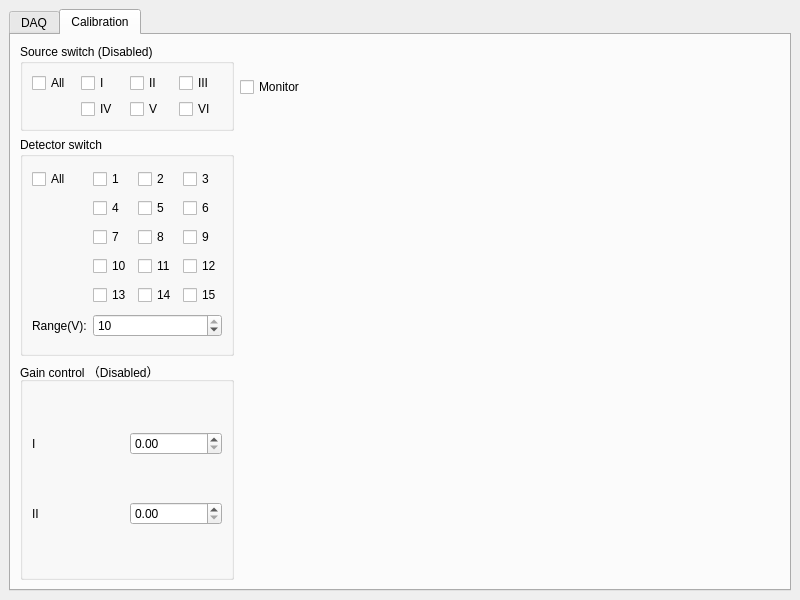
<?xml version="1.0" encoding="UTF-8"?>
<ui version="4.0">
 <class>MainWindow</class>
 <widget class="QMainWindow" name="MainWindow">
  <property name="geometry">
   <rect>
    <x>0</x>
    <y>0</y>
    <width>800</width>
    <height>600</height>
   </rect>
  </property>
  <property name="windowTitle">
   <string>Zhu lab USDOT</string>
  </property>
  <widget class="QWidget" name="centralwidget">
   <layout class="QGridLayout" name="gridLayout_5">
    <item row="0" column="0">
     <widget class="QTabWidget" name="tabWidget">
      <property name="currentIndex">
       <number>1</number>
      </property>
      <widget class="QWidget" name="tab">
       <attribute name="title">
        <string>DAQ</string>
       </attribute>
       <layout class="QGridLayout" name="gridLayout_4">
        <item row="0" column="1">
         <widget class="QGroupBox" name="groupBox_2">
          <property name="title">
           <string>Control (Disabled)</string>
          </property>
          <layout class="QGridLayout" name="gridLayout_2">
           <item row="0" column="1">
            <widget class="QComboBox" name="ldTarget">
             <item>
              <property name="text">
               <string>Target</string>
              </property>
             </item>
             <item>
              <property name="text">
               <string>Reference</string>
              </property>
             </item>
             <item>
              <property name="text">
               <string>Phantom</string>
              </property>
             </item>
            </widget>
           </item>
           <item row="0" column="0">
            <widget class="QCheckBox" name="ldTrig">
             <property name="text">
              <string>Data Acquisition</string>
             </property>
            </widget>
           </item>
          </layout>
         </widget>
        </item>
        <item row="1" column="1">
         <widget class="QGroupBox" name="groupBox_4">
          <property name="title">
           <string>Ultrasound Capture (Disabled)</string>
          </property>
          <layout class="QGridLayout" name="gridLayout_3">
           <item row="0" column="0">
            <widget class="QPushButton" name="pushButton_2">
             <property name="text">
              <string>Save frame</string>
             </property>
            </widget>
           </item>
           <item row="0" column="1">
            <spacer name="horizontalSpacer">
             <property name="orientation">
              <enum>Qt::Orientation::Horizontal</enum>
             </property>
             <property name="sizeHint" stdset="0">
              <size>
               <width>40</width>
               <height>20</height>
              </size>
             </property>
            </spacer>
           </item>
           <item row="1" column="0" colspan="2">
            <widget class="QTextBrowser" name="textBrowser">
             <property name="html">
              <string>&lt;!DOCTYPE HTML PUBLIC &quot;-//W3C//DTD HTML 4.0//EN&quot; &quot;http://www.w3.org/TR/REC-html40/strict.dtd&quot;&gt;
&lt;html&gt;&lt;head&gt;&lt;meta name=&quot;qrichtext&quot; content=&quot;1&quot; /&gt;&lt;meta charset=&quot;utf-8&quot; /&gt;&lt;style type=&quot;text/css&quot;&gt;
p, li { white-space: pre-wrap; }
hr { height: 1px; border-width: 0; }
li.unchecked::marker { content: &quot;\2610&quot;; }
li.checked::marker { content: &quot;\2612&quot;; }
&lt;/style&gt;&lt;/head&gt;&lt;body style=&quot; font-family:'Segoe UI'; font-size:9pt; font-weight:400; font-style:normal;&quot;&gt;
&lt;p style=&quot; margin-top:0px; margin-bottom:0px; margin-left:0px; margin-right:0px; -qt-block-indent:0; text-indent:0px;&quot;&gt;Ultrasound Image&lt;/p&gt;&lt;/body&gt;&lt;/html&gt;</string>
             </property>
            </widget>
           </item>
          </layout>
         </widget>
        </item>
        <item row="0" column="0">
         <widget class="QGroupBox" name="groupBox">
          <property name="title">
           <string>Wifi</string>
          </property>
          <layout class="QGridLayout" name="gridLayout">
           <item row="0" column="0">
            <widget class="QPushButton" name="wifiConnection">
             <property name="text">
              <string>Check Connection</string>
             </property>
             <property name="checkable">
              <bool>true</bool>
             </property>
             <property name="autoDefault">
              <bool>false</bool>
             </property>
             <property name="default">
              <bool>false</bool>
             </property>
             <property name="flat">
              <bool>false</bool>
             </property>
            </widget>
           </item>
           <item row="1" column="0">
            <widget class="QCheckBox" name="wifiState">
             <property name="enabled">
              <bool>false</bool>
             </property>
             <property name="text">
              <string>Offline</string>
             </property>
             <property name="checkable">
              <bool>true</bool>
             </property>
             <property name="tristate">
              <bool>true</bool>
             </property>
            </widget>
           </item>
          </layout>
         </widget>
        </item>
       </layout>
      </widget>
      <widget class="QWidget" name="tab_2">
       <attribute name="title">
        <string>Calibration</string>
       </attribute>
       <layout class="QGridLayout" name="gridLayout_7">
        <item row="0" column="1">
         <widget class="QCheckBox" name="monitor">
          <property name="text">
           <string>Monitor</string>
          </property>
         </widget>
        </item>
        <item row="1" column="0">
         <widget class="QGroupBox" name="groupBox_8">
          <property name="title">
           <string>Detector switch</string>
          </property>
          <layout class="QGridLayout" name="gridLayout_11">
           <item row="3" column="1">
            <widget class="QCheckBox" name="CH10">
             <property name="text">
              <string>10</string>
             </property>
            </widget>
           </item>
           <item row="0" column="0">
            <widget class="QCheckBox" name="CHALL">
             <property name="text">
              <string>All</string>
             </property>
            </widget>
           </item>
           <item row="3" column="2">
            <widget class="QCheckBox" name="CH11">
             <property name="text">
              <string>11</string>
             </property>
            </widget>
           </item>
           <item row="4" column="1">
            <widget class="QCheckBox" name="CH13">
             <property name="text">
              <string>13</string>
             </property>
            </widget>
           </item>
           <item row="2" column="1">
            <widget class="QCheckBox" name="CH7">
             <property name="text">
              <string>7</string>
             </property>
            </widget>
           </item>
           <item row="2" column="3">
            <widget class="QCheckBox" name="CH9">
             <property name="text">
              <string>9</string>
             </property>
            </widget>
           </item>
           <item row="3" column="3">
            <widget class="QCheckBox" name="CH12">
             <property name="text">
              <string>12</string>
             </property>
            </widget>
           </item>
           <item row="1" column="1">
            <widget class="QCheckBox" name="CH4">
             <property name="text">
              <string>4</string>
             </property>
            </widget>
           </item>
           <item row="1" column="2">
            <widget class="QCheckBox" name="CH5">
             <property name="text">
              <string>5</string>
             </property>
            </widget>
           </item>
           <item row="4" column="2">
            <widget class="QCheckBox" name="CH14">
             <property name="text">
              <string>14</string>
             </property>
            </widget>
           </item>
           <item row="0" column="1">
            <widget class="QCheckBox" name="CH1">
             <property name="text">
              <string>1</string>
             </property>
            </widget>
           </item>
           <item row="0" column="2">
            <widget class="QCheckBox" name="CH2">
             <property name="text">
              <string>2</string>
             </property>
            </widget>
           </item>
           <item row="1" column="3">
            <widget class="QCheckBox" name="CH6">
             <property name="text">
              <string>6</string>
             </property>
            </widget>
           </item>
           <item row="4" column="3">
            <widget class="QCheckBox" name="CH15">
             <property name="text">
              <string>15</string>
             </property>
            </widget>
           </item>
           <item row="0" column="3">
            <widget class="QCheckBox" name="CH3">
             <property name="text">
              <string>3</string>
             </property>
            </widget>
           </item>
           <item row="2" column="2">
            <widget class="QCheckBox" name="CH8">
             <property name="text">
              <string>8</string>
             </property>
            </widget>
           </item>
           <item row="5" column="0">
            <widget class="QLabel" name="label_3">
             <property name="text">
              <string>Range(V):</string>
             </property>
            </widget>
           </item>
           <item row="5" column="1" colspan="3">
            <widget class="QSpinBox" name="range">
             <property name="maximum">
              <number>10</number>
             </property>
             <property name="value">
              <number>10</number>
             </property>
            </widget>
           </item>
          </layout>
         </widget>
        </item>
        <item row="0" column="0">
         <widget class="QGroupBox" name="groupBox_7">
          <property name="title">
           <string>Source switch (Disabled)</string>
          </property>
          <layout class="QGridLayout" name="gridLayout_10">
           <item row="0" column="1">
            <widget class="QCheckBox" name="checkBox_7">
             <property name="text">
              <string>I</string>
             </property>
            </widget>
           </item>
           <item row="0" column="3">
            <widget class="QCheckBox" name="checkBox_4">
             <property name="text">
              <string>III</string>
             </property>
            </widget>
           </item>
           <item row="0" column="2">
            <widget class="QCheckBox" name="checkBox_6">
             <property name="text">
              <string>II</string>
             </property>
            </widget>
           </item>
           <item row="0" column="0">
            <widget class="QCheckBox" name="checkBox">
             <property name="text">
              <string>All</string>
             </property>
            </widget>
           </item>
           <item row="1" column="1">
            <widget class="QCheckBox" name="checkBox_3">
             <property name="text">
              <string>IV</string>
             </property>
            </widget>
           </item>
           <item row="1" column="2">
            <widget class="QCheckBox" name="checkBox_5">
             <property name="text">
              <string>V</string>
             </property>
            </widget>
           </item>
           <item row="1" column="3">
            <widget class="QCheckBox" name="checkBox_8">
             <property name="text">
              <string>VI</string>
             </property>
            </widget>
           </item>
          </layout>
         </widget>
        </item>
        <item row="2" column="0">
         <widget class="QGroupBox" name="groupBox_3">
          <property name="title">
           <string>Gain control （Disabled）</string>
          </property>
          <layout class="QGridLayout" name="gridLayout_6">
           <item row="0" column="1">
            <widget class="QDoubleSpinBox" name="doubleSpinBox"/>
           </item>
           <item row="0" column="0">
            <widget class="QLabel" name="label">
             <property name="text">
              <string>I</string>
             </property>
            </widget>
           </item>
           <item row="1" column="0">
            <widget class="QLabel" name="label_2">
             <property name="text">
              <string>II</string>
             </property>
            </widget>
           </item>
           <item row="1" column="1">
            <widget class="QDoubleSpinBox" name="doubleSpinBox_2"/>
           </item>
          </layout>
         </widget>
        </item>
        <item row="0" column="2">
         <spacer name="horizontalSpacer_2">
          <property name="orientation">
           <enum>Qt::Orientation::Horizontal</enum>
          </property>
          <property name="sizeHint" stdset="0">
           <size>
            <width>40</width>
            <height>20</height>
           </size>
          </property>
         </spacer>
        </item>
        <item row="1" column="1" rowspan="2" colspan="2">
         <widget class="QWidget" name="display" native="true"/>
        </item>
       </layout>
      </widget>
     </widget>
    </item>
   </layout>
  </widget>
 </widget>
 <resources/>
 <connections/>
</ui>
